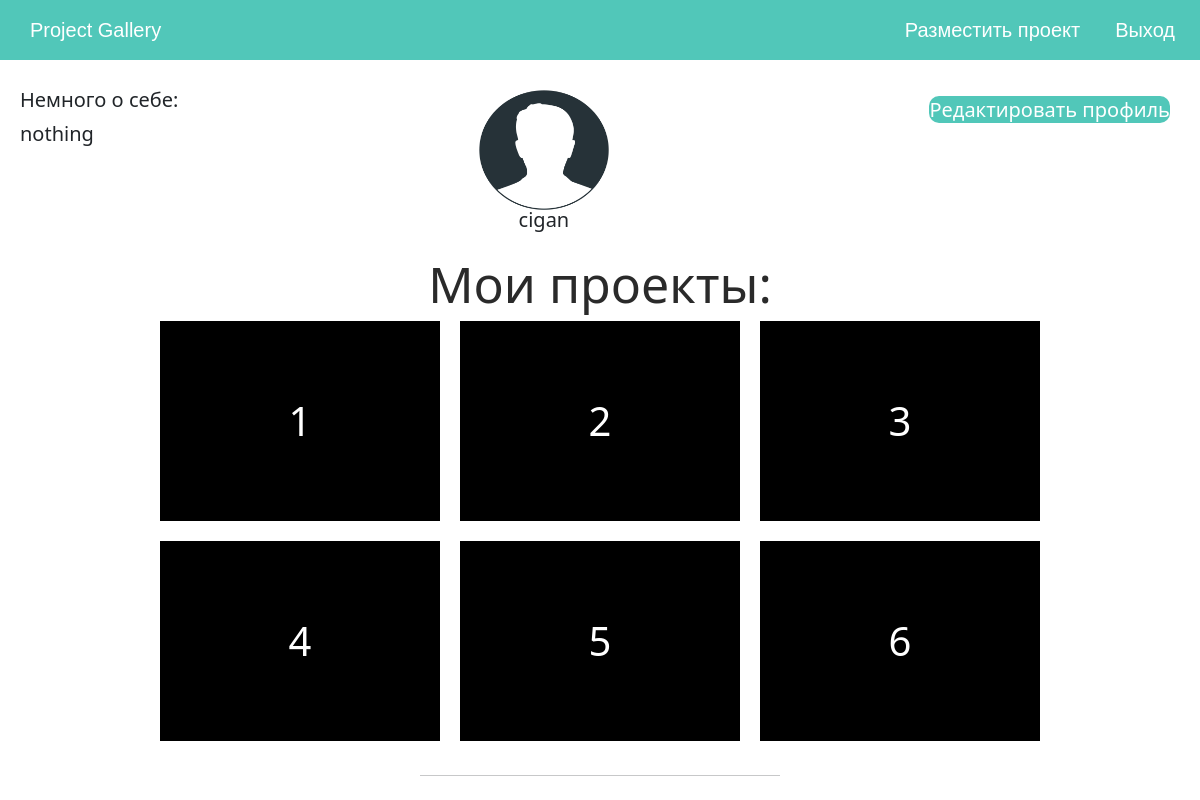
The page /user_profile (signed in) on the database as committed earlier.
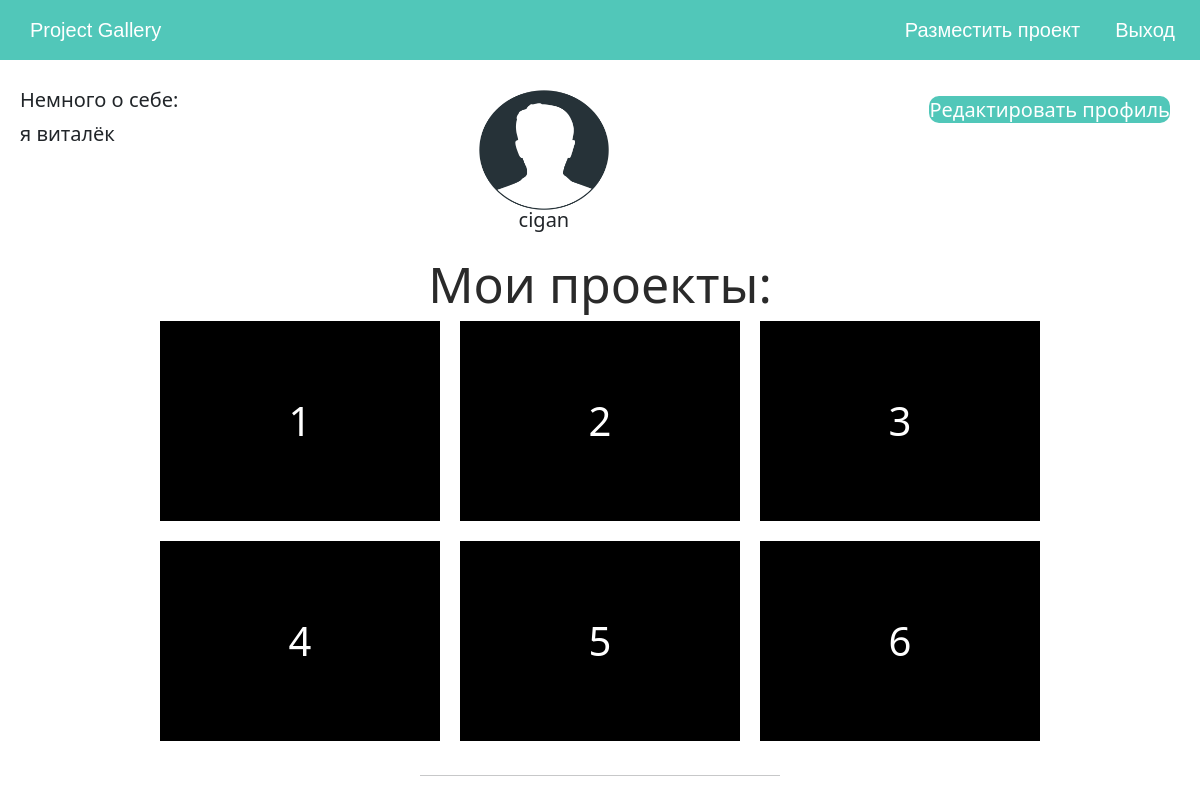
The same page on the database as committed later.
### data/user.py (models this page shows, shortened)
class User(SqlAlchemyBase, UserMixin, SerializerMixin):
    __tablename__ = 'users'
    id = sqlalchemy.Column(sqlalchemy.Integer,
                           primary_key=True, autoincrement=True)
    name = sqlalchemy.Column(sqlalchemy.String, nullable=True)
    about = sqlalchemy.Column(sqlalchemy.String, nullable=True)
    email = sqlalchemy.Column(sqlalchemy.String,
                              index=True, unique=True, nullable=True)
    hashed_password = sqlalchemy.Column(sqlalchemy.String, nullable=True)
    created_date = sqlalchemy.Column(sqlalchemy.DateTime,
                                     default=datetime.datetime.now)
    is_developer = sqlalchemy.Column(sqlalchemy.Boolean, nullable=True, default=False)
    projects = orm.relation("Projects", back_populates='user')
    likes = sqlalchemy.Column(sqlalchemy.Integer)
    dislikes = sqlalchemy.Column(sqlalchemy.Integer)

### main.py (the view)
@app.route('/user_profile')
@login_required
def user_profile():
    if current_user.is_authenticated:
        db_ses = db_session.create_session()
        user = db_ses.query(User).filter(User.id == current_user.get_id()).first()
        if user.about:
            return render_template('profile.html', about_me=user.about)
        else:
            return render_template('profile.html', about_me='Пока пусто :(')

### data/db_session.py (called while the page is built)
def create_session() -> Session:
    global __factory
    return __factory()

### main.py (called while the page is built)
@login_manager.user_loader
def load_user(user_id):
    db_sess = db_session.create_session()
    return db_sess.query(User).get(user_id)

### templates/profile.html (shortened to what this page needs)
<!DOCTYPE html>
<html lang="en">
<head>
    <link href="https://cdn.jsdelivr.net/npm/bootstrap@5.1.3/dist/css/bootstrap.min.css" rel="stylesheet">
    <link rel="stylesheet" href="static/css/style_profile.css">
</head>
<body>
    <div class="header text-secondary">
        <div class="header_section">
            <div class="header_item headername">
                <a href="/">Project Gallery</a>
            </div>
        </div>
        <div class="header_section">
            <a href="/projects"><div class="header_item headerbutton">
                Разместить проект
            </div></a>
            <div class="header_item headerbutton">
                <a href="/logout">Выход</a>
            </div>
        </div>
    </div>
    <div class="middle__content">
        <div class="about__me prof_item">
            <p>Немного о себе:</p>
            <p>{{ about_me }}</p>
        </div>
        <div class="profile prof_item">
            <img src="static/img/prof_img.png" alt="Украли цыгане" class="img_prof">
            <center><p>{{ current_user.name }}</p></center>
        </div>
        <div class="settings__profile prof_item">
        <div class="prof_item">
            <a class='red_prof' href="/edit_user_profile">Редактировать профиль</a>
        </div>
        </div>
    </div>
    <center><h1>Мои проекты:</h1></center>
    <div class="grid">
        <div class="grid-item">1</div>
        <div class="grid-item">2</div>
        <div class="grid-item">3</div>
        <div class="grid-item">4</div>
        <div class="grid-item">5</div>
        <div class="grid-item">6</div>
    </div>
    <center><hr style="width: 30%; margin-bottom: 10px;"></center>
    <br>
</body>
</html>

Rows that differ between the two databases and show on the page:
changed User "cigan": about "nothing" → "я виталёк"
